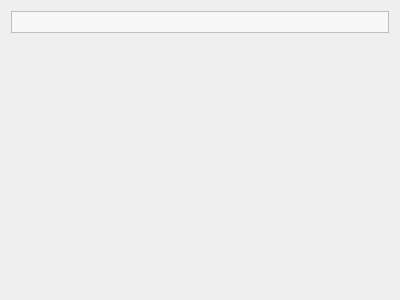
<?xml version="1.0" encoding="UTF-8"?>
<ui version="4.0">
 <class>PresentationPropertiesWidget</class>
 <widget class="QWidget" name="PresentationPropertiesWidget">
  <property name="geometry">
   <rect>
    <x>0</x>
    <y>0</y>
    <width>400</width>
    <height>300</height>
   </rect>
  </property>
  <property name="windowTitle">
   <string>Form</string>
  </property>
  <layout class="QVBoxLayout" name="ltMain">
   <item>
    <widget class="QFrame" name="">
     <property name="styleSheet">
      <string notr="true">QFrame {
	background: palette(alternate-base);
}</string>
     </property>
     <property name="frameShape">
      <enum>QFrame::StyledPanel</enum>
     </property>
     <property name="frameShadow">
      <enum>QFrame::Raised</enum>
     </property>
     <layout class="QHBoxLayout" name="horizontalLayout_6">
      <property name="leftMargin">
       <number>0</number>
      </property>
      <property name="topMargin">
       <number>0</number>
      </property>
      <property name="rightMargin">
       <number>0</number>
      </property>
      <property name="bottomMargin">
       <number>0</number>
      </property>
      <item>
       <spacer name="horizontalSpacer_2">
        <property name="orientation">
         <enum>Qt::Horizontal</enum>
        </property>
        <property name="sizeHint" stdset="0">
         <size>
          <width>40</width>
          <height>20</height>
         </size>
        </property>
       </spacer>
      </item>
      <item>
       <widget class="QLabel" name="lblIcon"/>
      </item>
      <item>
       <widget class="QLabel" name="lblTitle">
        <property name="maximumSize">
         <size>
          <width>256</width>
          <height>16777215</height>
         </size>
        </property>
        <property name="font">
         <font>
          <pointsize>10</pointsize>
          <weight>75</weight>
          <bold>true</bold>
         </font>
        </property>
       </widget>
      </item>
      <item>
       <spacer name="horizontalSpacer_3">
        <property name="orientation">
         <enum>Qt::Horizontal</enum>
        </property>
        <property name="sizeHint" stdset="0">
         <size>
          <width>40</width>
          <height>20</height>
         </size>
        </property>
       </spacer>
      </item>
     </layout>
    </widget>
   </item>
   <item>
    <spacer name="verticalSpacer">
     <property name="orientation">
      <enum>Qt::Vertical</enum>
     </property>
     <property name="sizeHint" stdset="0">
      <size>
       <width>20</width>
       <height>242</height>
      </size>
     </property>
    </spacer>
   </item>
  </layout>
 </widget>
 <resources/>
 <connections/>
</ui>
